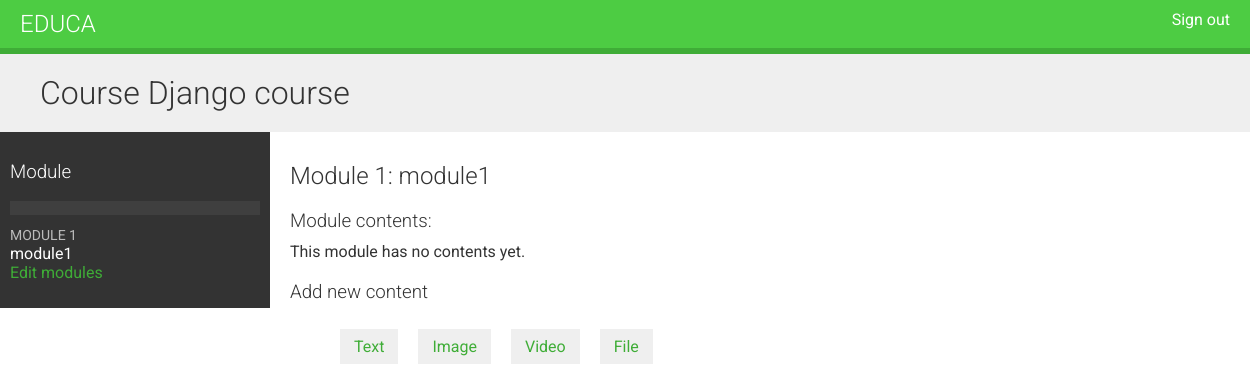
Before: /course/module/6/ (signed in) with the older database file.
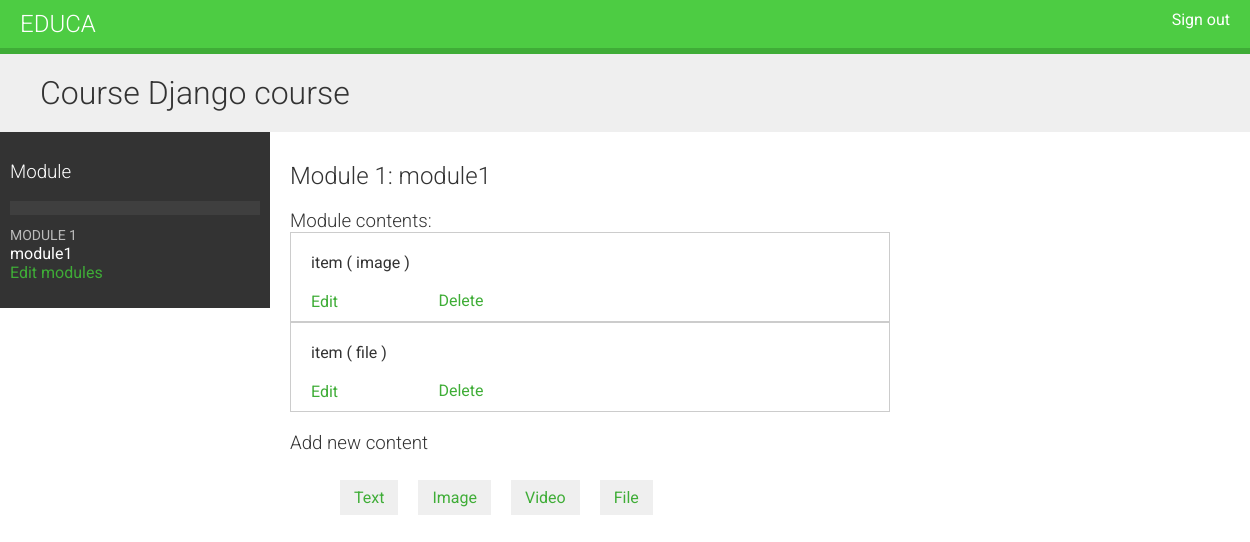
After: the same page with the newer database file.
### courses/models.py (models this page shows, shortened)
class Module(models.Model):
    course = models.ForeignKey(Course, related_name='modules', on_delete=models.CASCADE)
    title = models.CharField(max_length=200)
    description = models.TextField()
    order = OrderField(blank=True, for_fields=['course'])
    class Meta:
        ordering = ['order']

class Content(models.Model):
    module = models.ForeignKey(Module, related_name='contents', on_delete=models.CASCADE)
    content_type = models.ForeignKey(ContentType,
                                     on_delete=models.CASCADE,
                                     limit_choices_to={'model__in': ('text', 'video', 'image', 'file')})
    object_id = models.PositiveIntegerField()
    item = GenericForeignKey('content_type', 'object_id')
    order = OrderField(blank=True, for_fields=['module'])
    class Meta:
        ordering = ['order']

### courses/views.py (the view)
# urls.py: path('module/<int:module_id>/', views.ModuleContentListView.as_view(), name='module_content_list'),
class ModuleContentListView(TemplateResponseMixin, View):
    template_name = 'courses/manage/module/content_list.html'
    def get(self, request, module_id):
        module = get_object_or_404(Module, id=module_id, course__owner=request.user)
        return self.render_to_response({'module': module})

### courses/templatetags/course.py (called while the page is built)
@register.filter
def model_name(obj):
    try:
        return obj._meta.model_name
    except AttributeError:
        return None

### courses/templates/courses/manage/module/content_list.html (shortened to what this page needs)
{% extends 'base.html' %}
{% load course %}
{% block content %}
    {% with course=module.course %}
        <h1>Course {{ course.title }}</h1>
        <div class="contents">
            <h3>Module</h3>
            <ul id="modules">
                {% for m in course.modules.all %}
                    <li data-id="{{ m.id }}" {% if m == module %} class="selected" {% endif %}></li>
                    <a href="{% url 'module_content_list' m.id %}">
                        <span>
                            Module <span class="order">{{ m.order|add:1 }}</span>
                        </span>
                        <br>
                        {{ m.title }}
                    </a>
                {% empty %}
                    <li>No modules yet.</li>
                {% endfor %}
            </ul>
            <p>
                <a href="{% url 'course_module_update' course.id  %}">
                    Edit modules
                </a>
            </p>
        </div>
        <div class="module">
            <h2>Module {{ module.order|add:1 }}: {{ module.title }}</h2>
            <h3>Module contents:</h3>
            <div id="module-contents">
                {% for content in module.contents.all %}
                    <div data-id="{{ content.id }}">
                        {% with item=content.item %}
                            <p>item ( {{ item|model_name }} )</p>
                            <a href="{% url 'module_content_update' module.id item|model_name item.id">Edit</a>
                            <form action="{% url 'module_content_delete' content.id %}" method="post">
                                <input type="submit" value="Delete">
                            </form>
                        {% endwith %}
                    </div>
                {% empty %}
                    <p>This module has no contents yet.</p>
                {% endfor %}
            </div>
            <h3>Add new content</h3>
            <ul class="content-types">
                <li>
                    <a href="{% url 'module_content_create' module.id 'text' %}">Text</a>
                </li>
                <li>
                    <a href="{% url 'module_content_create' module.id 'image' %}">Image</a>
                </li>
                <li>
                    <a href="{% url 'module_content_create' module.id 'video' %}">Video</a>
                </li>
                <li>
                    <a href="{% url 'module_content_create' module.id 'file' %}">File</a>
                </li>
            </ul>
        </div>
    {% endwith %}
{% endblock %}

Changed rows visible on the page:
added Content: item|model_name "image"
added Content: item|model_name "file"
Other visible differences:
text no longer shown: "This module has no contents yet."
